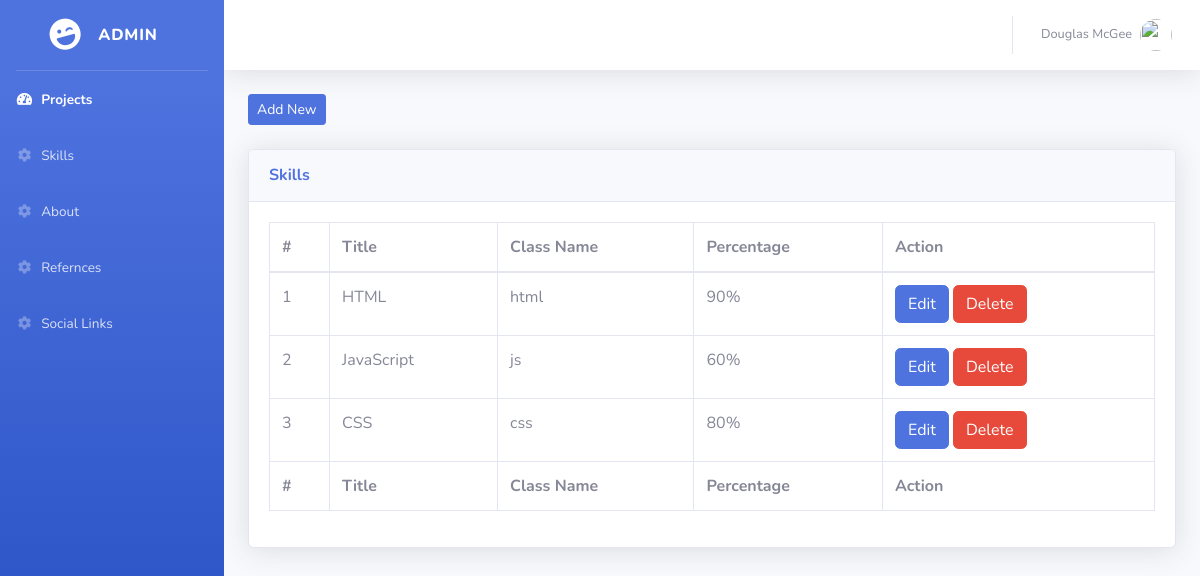
/admin/skills.php, run on the app's committed database.
### tables this page shows
CREATE TABLE IF NOT EXISTS `skills` (
  `id` int(3) NOT NULL AUTO_INCREMENT,
  `title` varchar(50) NOT NULL,
  `class` varchar(50) NOT NULL,
  `percentage` varchar(50) NOT NULL,
  PRIMARY KEY (`id`)
);

### admin/skills.php (the view)
<?php
require("constants/header.php");
?>
<div class="container-fluid">
    <div class="mb-4">
        <a href="skill-add.php" class="btn btn-primary btn-sm">Add New</a>
    </div>
    <div class="card shadow mb-4">
        <div class="card-header py-3">
            <h6 class="m-0 font-weight-bold text-primary">Skills</h6>
        </div>
        <div class="card-body ">
            <div class="table-responsive">
                <table class="table table-bordered" id="dataTable" width="100%" cellspacing="0">
                    <thead>
                        <tr>
                            <th>#</th>
                            <th>Title</th>
                            <th>Class Name</th>
                            <th>Percentage</th>
                            <th>Action</th>
                        </tr>
                    </thead>
                    <tfoot>
                        <tr>
                            <th>#</th>
                            <th>Title</th>
                            <th>Class Name</th>
                            <th>Percentage</th>
                            <th>Action</th>
                        </tr>
                    </tfoot>
                    <tbody>
                        <?php
                        $i = 0;
                        $statement = $PDO->prepare("SELECT * FROM skills");
                        $statement->execute();
                        $result = $statement->fetchAll(PDO::FETCH_ASSOC);
                        foreach ($result as $row) {
                            $i++;
                        ?>
                            <tr>
                                <td><?= $i ?></td>
                                <td><?= $row['title']; ?></td>
                                <td><?= $row['class']; ?></td>
                                <td><?= $row['percentage']; ?></td>
                                <td>
                                    <a href="skill-edit.php?id=<?= $row['id']; ?>" class="btn btn-primary btn-xs">Edit</a>
                                    <a href="skill-delete.php?id=<?= $row['id']; ?>" class="btn btn-danger btn-xs">Delete</a>
                                </td>
                            </tr>
                        <?php } ?>
                    </tbody>
                </table>
            </div>
        </div>
    </div>
</div>

### data on the page
skills: title "HTML", class "html", percentage "90%"
skills: title "JavaScript", class "js", percentage "60%"
skills: title "CSS", class "css", percentage "80%"
